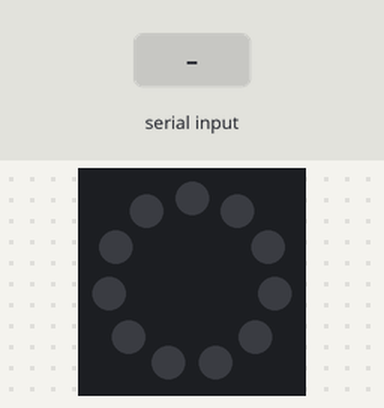
Recording of a sketch running on a simulated Arduino Uno, built with avr-gcc and run on an emulated ATmega328P. On the bench: 11 RGB LEDs in a ring, first at the top, clockwise. The test bench sets the inputs (shaded band). Dim RGB values are drawn brighter than linear.

Above: at 1.2 s.
1.3 s: "1:90\n" received over Serial
At 2.0 s:
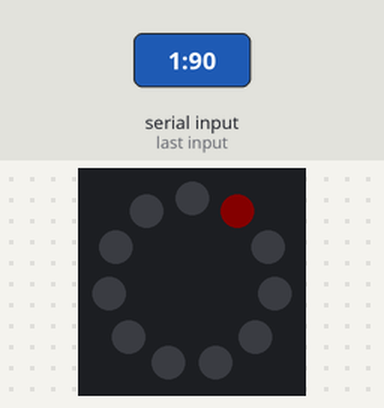
2.8 s: "90:45:200\n" received over Serial
At 3.2 s:
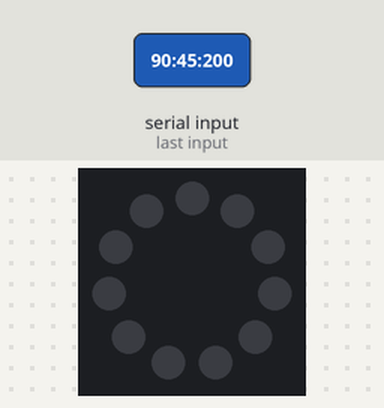
4.3 s: "1:90:45\n" received over Serial
At 5.6 s:
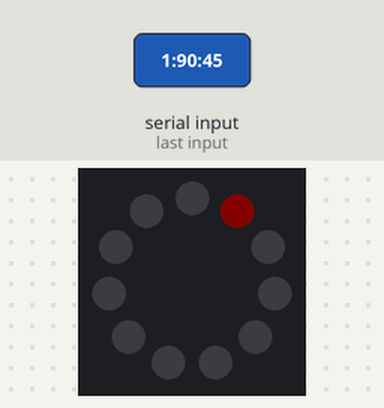
Timing chart, 0 to 7.3 s (numbered marks = the images above; inputs shaded):
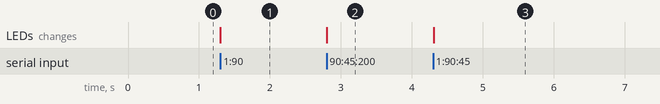

The sketch:

ledRingExemple.ino
```cpp
/*
  Hardware: huzzah32 + led ring

  led ring pins         huzzah32 pins
      VCC ------------------- 3.3V
      GND ------------------- GND
      DI -------------------  21

  hey, check course content to find
  where the pin 21 is on the huzzah 😉
*/

// we load the library
#include <Adafruit_NeoPixel.h>
// then we create the ring object, from the Adafruit_NeoPixel class
Adafruit_NeoPixel ring(11, 21, NEO_GRB + NEO_KHZ800);

void setup() {
  // INITIALIZE NeoPixel ring object
  ring.begin();
  ring.setBrightness(20);

  // initialize the serial communication
  Serial.begin(115200);
  while (!Serial) {
    delay(10); // Wait for serial port to open
  }
}

void loop() {
  // Read incoming data from the webpage
  if (Serial.available() > 0) {

    // we handle the message in a String variable
    String incoming = Serial.readStringUntil('\n');
    /* I know the message should be something like
        1:255-255-255\n
        |  |   |   L blue value
        |  |   L green value
        |  L red value
        L index of the led
    */

    // we get the position (index) of the separator in the incoming string
    /*     X:XXX-XXX-XXX
            |   |   L posDash2 (index = 9)
            |   L posDash1 (index = 5)
            L posColon (index = 1)
    */
    int posColon = incoming.indexOf(':');
    int posDash1 = incoming.indexOf('-', posColon + 1);
    int posDash2 = incoming.indexOf('-', posDash1 + 1);

    // Now we can extract the data and store it as integer values
    int address = incoming.substring(0, posColon).toInt();
    int red     = incoming.substring(posColon + 1, posDash1).toInt();
    int green   = incoming.substring(posDash1 + 1, posDash2).toInt();
    int blue    = incoming.substring(posDash2 + 1).toInt();

    // then we can use it on the ring
    ring.clear();
    uint32_t currentColor = ring.Color(red, green, blue);
    ring.setPixelColor(address, currentColor);
    ring.show();
  }

  delay(100);
}
```

Measured:
- after the input at 1.3 s, the LEDs: change at once (image 1)
- after the input at 2.8 s, the LEDs: change at once (image 2)
- after the input at 4.3 s, the LEDs: change at once (image 3)
